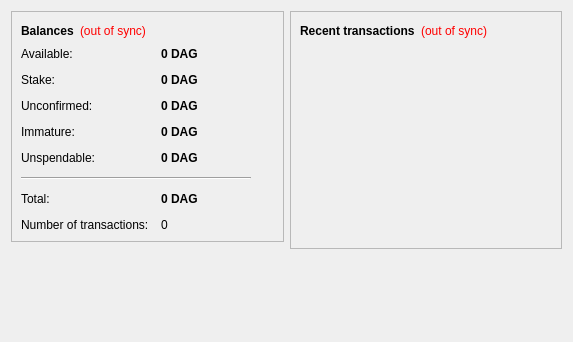
<?xml version="1.0" encoding="UTF-8"?>
<ui version="4.0">
 <class>OverviewPage</class>
 <widget class="QWidget" name="OverviewPage">
  <property name="geometry">
   <rect>
    <x>0</x>
    <y>0</y>
    <width>573</width>
    <height>342</height>
   </rect>
  </property>
  <property name="windowTitle">
   <string>Form</string>
  </property>
  <layout class="QHBoxLayout" name="horizontalLayout" stretch="1,1">
   <item>
    <layout class="QVBoxLayout" name="verticalLayout_2">
     <item>
      <widget class="QFrame" name="frame">
       <property name="frameShape">
        <enum>QFrame::StyledPanel</enum>
       </property>
       <property name="frameShadow">
        <enum>QFrame::Raised</enum>
       </property>
       <layout class="QVBoxLayout" name="verticalLayout_4">
        <item>
         <layout class="QHBoxLayout" name="horizontalLayout_4">
          <item>
           <widget class="QLabel" name="label_5">
            <property name="font">
             <font>
              <weight>75</weight>
              <bold>true</bold>
             </font>
            </property>
            <property name="text">
             <string>Balances</string>
            </property>
           </widget>
          </item>
          <item>
           <widget class="QLabel" name="labelWalletStatus">
            <property name="toolTip">
             <string>The displayed information may be out of date. Your wallet automatically synchronizes with the DashGold network after a connection is established, but this process has not completed yet.</string>
            </property>
            <property name="styleSheet">
             <string notr="true">QLabel { color: red; }</string>
            </property>
            <property name="text">
             <string notr="true">(out of sync)</string>
            </property>
            <property name="alignment">
             <set>Qt::AlignLeading|Qt::AlignLeft|Qt::AlignVCenter</set>
            </property>
           </widget>
          </item>
          <item>
           <spacer name="horizontalSpacer_2">
            <property name="orientation">
             <enum>Qt::Horizontal</enum>
            </property>
            <property name="sizeHint" stdset="0">
             <size>
              <width>40</width>
              <height>20</height>
             </size>
            </property>
           </spacer>
          </item>
         </layout>
        </item>
        <item>
         <layout class="QFormLayout" name="formLayout_2">
          <property name="fieldGrowthPolicy">
           <enum>QFormLayout::AllNonFixedFieldsGrow</enum>
          </property>
          <property name="horizontalSpacing">
           <number>12</number>
          </property>
          <property name="verticalSpacing">
           <number>12</number>
          </property>
          <item row="0" column="0">
           <widget class="QLabel" name="labelAvailableText">
            <property name="toolTip">
             <string>Your current available balance</string>
            </property>
            <property name="text">
             <string>Available:</string>
            </property>
           </widget>
          </item>
          <item row="0" column="1">
           <widget class="QLabel" name="labelAvailable">
            <property name="font">
             <font>
              <weight>75</weight>
              <bold>true</bold>
             </font>
            </property>
            <property name="cursor">
             <cursorShape>IBeamCursor</cursorShape>
            </property>
            <property name="toolTip">
             <string>Your current available balance</string>
            </property>
            <property name="text">
             <string notr="true">0 DAG</string>
            </property>
            <property name="alignment">
             <set>Qt::AlignLeading|Qt::AlignLeft|Qt::AlignVCenter</set>
            </property>
            <property name="textInteractionFlags">
             <set>Qt::LinksAccessibleByMouse|Qt::TextSelectableByKeyboard|Qt::TextSelectableByMouse</set>
            </property>
           </widget>
          </item>
          <item row="1" column="0">
           <widget class="QLabel" name="label_6">
            <property name="toolTip">
             <string>Total of coins that was staked, and do not yet count toward the current balance</string>
            </property>
            <property name="text">
             <string>Stake:</string>
            </property>
           </widget>
          </item>
          <item row="1" column="1">
           <widget class="QLabel" name="labelStake">
            <property name="font">
             <font>
              <weight>75</weight>
              <bold>true</bold>
             </font>
            </property>
            <property name="cursor">
             <cursorShape>IBeamCursor</cursorShape>
            </property>
            <property name="toolTip">
             <string>Total of coins that was staked, and do not yet count toward the current balance</string>
            </property>
            <property name="text">
             <string notr="true">0 DAG</string>
            </property>
            <property name="alignment">
             <set>Qt::AlignLeading|Qt::AlignLeft|Qt::AlignVCenter</set>
            </property>
            <property name="textInteractionFlags">
             <set>Qt::LinksAccessibleByMouse|Qt::TextSelectableByKeyboard|Qt::TextSelectableByMouse</set>
            </property>
           </widget>
          </item>
          <item row="2" column="0">
           <widget class="QLabel" name="label_3">
            <property name="toolTip">
             <string>Total of transactions that have yet to be confirmed, and do not yet count toward the current balance</string>
            </property>
            <property name="text">
             <string>Unconfirmed:</string>
            </property>
           </widget>
          </item>
          <item row="2" column="1">
           <widget class="QLabel" name="labelUnconfirmed">
            <property name="font">
             <font>
              <weight>75</weight>
              <bold>true</bold>
             </font>
            </property>
            <property name="cursor">
             <cursorShape>IBeamCursor</cursorShape>
            </property>
            <property name="toolTip">
             <string>Total of transactions that have yet to be confirmed, and do not yet count toward the current balance</string>
            </property>
            <property name="text">
             <string notr="true">0 DAG</string>
            </property>
            <property name="alignment">
             <set>Qt::AlignLeading|Qt::AlignLeft|Qt::AlignVCenter</set>
            </property>
            <property name="textInteractionFlags">
             <set>Qt::LinksAccessibleByMouse|Qt::TextSelectableByKeyboard|Qt::TextSelectableByMouse</set>
            </property>
           </widget>
          </item>
          <item row="3" column="0">
           <widget class="QLabel" name="labelImmatureText">
            <property name="toolTip">
             <string>Mined balance that has not yet matured</string>
            </property>
            <property name="text">
             <string>Immature:</string>
            </property>
           </widget>
          </item>
          <item row="3" column="1">
           <widget class="QLabel" name="labelImmature">
            <property name="font">
             <font>
              <weight>75</weight>
              <bold>true</bold>
             </font>
            </property>
            <property name="toolTip">
             <string>Mined balance that has not yet matured</string>
            </property>
            <property name="text">
             <string notr="true">0 DAG</string>
            </property>
            <property name="alignment">
             <set>Qt::AlignLeading|Qt::AlignLeft|Qt::AlignVCenter</set>
            </property>
            <property name="textInteractionFlags">
             <set>Qt::LinksAccessibleByMouse|Qt::TextSelectableByKeyboard|Qt::TextSelectableByMouse</set>
            </property>
           </widget>
          </item>
          <item row="4" column="0">
           <widget class="QLabel" name="labelBalanceWatchOnlyText">
            <property name="toolTip">
             <string>Your unspendable balance</string>
            </property>
            <property name="text">
             <string>Unspendable:</string>
            </property>
           </widget>
          </item>
          <item row="4" column="1">
           <widget class="QLabel" name="labelBalanceWatchOnly">
            <property name="font">
             <font>
              <weight>75</weight>
              <bold>true</bold>
             </font>
            </property>
            <property name="cursor">
             <cursorShape>IBeamCursor</cursorShape>
            </property>
            <property name="toolTip">
             <string>Your unspendable balance</string>
            </property>
            <property name="text">
             <string notr="true">0 DAG</string>
            </property>
            <property name="alignment">
             <set>Qt::AlignLeading|Qt::AlignLeft|Qt::AlignVCenter</set>
            </property>
            <property name="textInteractionFlags">
             <set>Qt::LinksAccessibleByMouse|Qt::TextSelectableByKeyboard|Qt::TextSelectableByMouse</set>
            </property>
           </widget>
          </item>
          <item row="5" column="0" colspan="2">
           <widget class="Line" name="line">
            <property name="maximumSize">
             <size>
              <width>230</width>
              <height>16777215</height>
             </size>
            </property>
            <property name="orientation">
             <enum>Qt::Horizontal</enum>
            </property>
           </widget>
          </item>
          <item row="6" column="0">
           <widget class="QLabel" name="labelTotalText">
            <property name="toolTip">
             <string>Your current total balance</string>
            </property>
            <property name="text">
             <string>Total:</string>
            </property>
           </widget>
          </item>
          <item row="6" column="1">
           <widget class="QLabel" name="labelTotal">
            <property name="font">
             <font>
              <weight>75</weight>
              <bold>true</bold>
             </font>
            </property>
            <property name="toolTip">
             <string>Your current total balance</string>
            </property>
            <property name="text">
             <string notr="true">0 DAG</string>
            </property>
            <property name="alignment">
             <set>Qt::AlignLeading|Qt::AlignLeft|Qt::AlignVCenter</set>
            </property>
            <property name="textInteractionFlags">
             <set>Qt::LinksAccessibleByMouse|Qt::TextSelectableByKeyboard|Qt::TextSelectableByMouse</set>
            </property>
           </widget>
          </item>
          <item row="7" column="0">
           <widget class="QLabel" name="label_2">
            <property name="toolTip">
             <string>Total number of transactions in wallet</string>
            </property>
            <property name="text">
             <string>Number of transactions:</string>
            </property>
           </widget>
          </item>
          <item row="7" column="1">
           <widget class="QLabel" name="labelNumTransactions">
            <property name="toolTip">
             <string>Total number of transactions in wallet</string>
            </property>
            <property name="text">
             <string notr="true">0</string>
            </property>
           </widget>
          </item>
         </layout>
        </item>
       </layout>
      </widget>
     </item>
     <item>
      <spacer name="verticalSpacer">
       <property name="orientation">
        <enum>Qt::Vertical</enum>
       </property>
       <property name="sizeHint" stdset="0">
        <size>
         <width>20</width>
         <height>40</height>
        </size>
       </property>
      </spacer>
     </item>
    </layout>
   </item>
   <item>
    <layout class="QVBoxLayout" name="verticalLayout_3">
     <item>
      <widget class="QFrame" name="frame_2">
       <property name="frameShape">
        <enum>QFrame::StyledPanel</enum>
       </property>
       <property name="frameShadow">
        <enum>QFrame::Raised</enum>
       </property>
       <layout class="QVBoxLayout" name="verticalLayout">
        <item>
         <layout class="QHBoxLayout" name="horizontalLayout_2">
          <item>
           <widget class="QLabel" name="label_4">
            <property name="text">
             <string>&lt;b&gt;Recent transactions&lt;/b&gt;</string>
            </property>
           </widget>
          </item>
          <item>
           <widget class="QLabel" name="labelTransactionsStatus">
            <property name="toolTip">
             <string>The displayed information may be out of date. Your wallet automatically synchronizes with the DashGold network after a connection is established, but this process has not completed yet.</string>
            </property>
            <property name="styleSheet">
             <string notr="true">QLabel { color: red; }</string>
            </property>
            <property name="text">
             <string notr="true">(out of sync)</string>
            </property>
            <property name="alignment">
             <set>Qt::AlignRight|Qt::AlignTrailing|Qt::AlignVCenter</set>
            </property>
           </widget>
          </item>
          <item>
           <spacer name="horizontalSpacer">
            <property name="orientation">
             <enum>Qt::Horizontal</enum>
            </property>
            <property name="sizeHint" stdset="0">
             <size>
              <width>40</width>
              <height>20</height>
             </size>
            </property>
           </spacer>
          </item>
         </layout>
        </item>
        <item>
         <widget class="QListView" name="listTransactions">
          <property name="styleSheet">
           <string notr="true">QListView { background: transparent; }</string>
          </property>
          <property name="frameShape">
           <enum>QFrame::NoFrame</enum>
          </property>
          <property name="verticalScrollBarPolicy">
           <enum>Qt::ScrollBarAlwaysOff</enum>
          </property>
          <property name="horizontalScrollBarPolicy">
           <enum>Qt::ScrollBarAlwaysOff</enum>
          </property>
          <property name="selectionMode">
           <enum>QAbstractItemView::NoSelection</enum>
          </property>
         </widget>
        </item>
       </layout>
      </widget>
     </item>
     <item>
      <spacer name="verticalSpacer_2">
       <property name="orientation">
        <enum>Qt::Vertical</enum>
       </property>
       <property name="sizeHint" stdset="0">
        <size>
         <width>20</width>
         <height>40</height>
        </size>
       </property>
      </spacer>
     </item>
    </layout>
   </item>
  </layout>
 </widget>
 <resources/>
 <connections/>
</ui>
